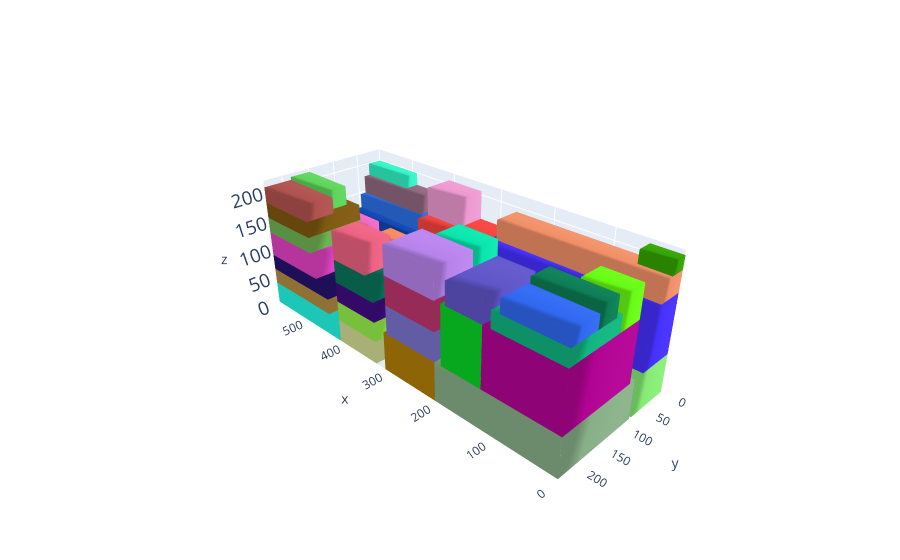

Notebook code cell kept with this figure:
### Markdown cell above
# Plot the solution

### Code cell
cont, execution_time,total_volume = MLCP_function(alpha=4.0,beta=1.0,gamma=0.2,delta=0.5,p=0.05,instance=1)

L = cont.l;W = cont.w; H = cont.h

box_dims = []
for aabb in cont.aabbs:
  box_dims.append([aabb.xmin,aabb.ymin,aabb.zmin,aabb.xmax,aabb.ymax,aabb.zmax])

bxplot.plot_container([L,W,H], box_dims)

### Figure 1 — Plotly figure (JSON) as saved in the notebook; plotly's stock layout.template omitted (floating-point values rounded to 4 significant figures)
{"data": [{"color": "rgb(133.33307867329032,233.08933413433587,116.69487157852043)", "i": [7, 0, 0, 0, 4, 4, 2, 6, 4, 0, 3, 7], "j": [3, 4, 1, 2, 5, 6, 5, 5, 0, 1, 2, 2], "k": [0, 7, 2, 3, 6, 7, 1, 2, 5, 5, 7, 6], "opacity": 1, "type": "mesh3d", "x": [0, 0, 412, 412, 0, 0, 412, 412], "y": [0, 76, 76, 0, 0, 76, 76, 0], "z": [0, 0, 0, 0, 64, 64, 64, 64]}, {"color": "rgb(134.89328159666792,174.06494416438096,134.6497367277505)", "i": [7, 0, 0, 0, 4, 4, 2, 6, 4, 0, 3, 7], "j": [3, 4, 1, 2, 5, 6, 5, 5, 0, 1, 2, 2], "k": [0, 7, 2, 3, 6, 7, 1, 2, 5, 5, 7, 6], "opacity": 1, "type": "mesh3d", "x": [0, 0, 206, 206, 0, 0, 206, 206], "y": [81, 233, 233, 81, 81, 233, 233, 81], "z": [0, 0, 0, 0, 64, 64, 64, 64]}, {"color": "rgb(197.9498654599414,197.27390741957666,5.899141306995158)", "i": [7, 0, 0, 0, 4, 4, 2, 6, 4, 0, 3, 7], "j": [3, 4, 1, 2, 5, 6, 5, 5, 0, 1, 2, 2], "k": [0, 7, 2, 3, 6, 7, 1, 2, 5, 5, 7, 6], "opacity": 1, "type": "mesh3d", "x": [415, 415, 587, 587, 415, 415, 587, 587], "y": [0, 76, 76, 0, 0, 76, 76, 0], "z": [0, 0, 0, 0, 38, 38, 38, 38]}, {"color": "rgb(34.58806281953603,249.1025596928174,229.2164707558987)", "i": [7, 0, 0, 0, 4, 4, 2, 6, 4, 0, 3, 7], "j": [3, 4, 1, 2, 5, 6, 5, 5, 0, 1, 2, 2], "k": [0, 7, 2, 3, 6, 7, 1, 2, 5, 5, 7, 6], "opacity": 1, "type": "mesh3d", "x": [415, 415, 587, 587, 415, 415, 587, 587], "y": [81, 233, 233, 81, 81, 233, 233, 81], "z": [0, 0, 0, 0, 38, 38, 38, 38]}, {"color": "rgb(41.85001578536004,161.9880666255085,32.38443838158618)", "i": [7, 0, 0, 0, 4, 4, 2, 6, 4, 0, 3, 7], "j": [3, 4, 1, 2, 5, 6, 5, 5, 0, 1, 2, 2], "k": [0, 7, 2, 3, 6, 7, 1, 2, 5, 5, 7, 6], "opacity": 1, "type": "mesh3d", "x": [415, 415, 587, 587, 415, 415, 587, 587], "y": [0, 76, 76, 0, 0, 76, 76, 0], "z": [38, 38, 38, 38, 76, 76, 76, 76]}, {"color": "rgb(178.6221859196183,139.7213639366616,65.65384057062323)", "i": [7, 0, 0, 0, 4, 4, 2, 6, 4, 0, 3, 7], "j": [3, 4, 1, 2, 5, 6, 5, 5, 0, 1, 2, 2], "k": [0, 7, 2, 3, 6, 7, 1, 2, 5, 5, 7, 6], "opacity": 1, "type": "mesh3d", "x": [440, 440, 587, 587, 440, 440, 587, 587], "y": [122, 233, 233, 122, 122, 233, 233, 122], "z": [38, 38, 38, 38, 64, 64, 64, 64]}, {"color": "rgb(69.22684319385867,48.763765591724756,254.08552084932268)", "i": [7, 0, 0, 0, 4, 4, 2, 6, 4, 0, 3, 7], "j": [3, 4, 1, 2, 5, 6, 5, 5, 0, 1, 2, 2], "k": [0, 7, 2, 3, 6, 7, 1, 2, 5, 5, 7, 6], "opacity": 1, "type": "mesh3d", "x": [0, 0, 280, 280, 0, 0, 280, 280], "y": [0, 62, 62, 0, 0, 62, 62, 0], "z": [64, 64, 64, 64, 159, 159, 159, 159]}, {"color": "rgb(177.31376941502742,3.3426554249499802,146.6638874379206)", "i": [7, 0, 0, 0, 4, 4, 2, 6, 4, 0, 3, 7], "j": [3, 4, 1, 2, 5, 6, 5, 5, 0, 1, 2, 2], "k": [0, 7, 2, 3, 6, 7, 1, 2, 5, 5, 7, 6], "opacity": 1, "type": "mesh3d", "x": [0, 0, 124, 124, 0, 0, 124, 124], "y": [93, 233, 233, 93, 93, 233, 233, 93], "z": [64, 64, 64, 64, 159, 159, 159, 159]}, {"color": "rgb(38.605655961138055,18.594341045722288,111.79974984169736)", "i": [7, 0, 0, 0, 4, 4, 2, 6, 4, 0, 3, 7], "j": [3, 4, 1, 2, 5, 6, 5, 5, 0, 1, 2, 2], "k": [0, 7, 2, 3, 6, 7, 1, 2, 5, 5, 7, 6], "opacity": 1, "type": "mesh3d", "x": [440, 440, 587, 587, 440, 440, 587, 587], "y": [122, 233, 233, 122, 122, 233, 233, 122], "z": [64, 64, 64, 64, 90, 90, 90, 90]}, {"color": "rgb(44.362568651352234,112.72259356501336,228.89423644252332)", "i": [7, 0, 0, 0, 4, 4, 2, 6, 4, 0, 3, 7], "j": [3, 4, 1, 2, 5, 6, 5, 5, 0, 1, 2, 2], "k": [0, 7, 2, 3, 6, 7, 1, 2, 5, 5, 7, 6], "opacity": 1, "type": "mesh3d", "x": [443, 443, 587, 587, 443, 443, 587, 587], "y": [0, 47, 47, 0, 0, 47, 47, 0], "z": [76, 76, 76, 76, 147, 147, 147, 147]}, {"color": "rgb(225.7247429775334,66.11223669659182,196.65036755546322)", "i": [7, 0, 0, 0, 4, 4, 2, 6, 4, 0, 3, 7], "j": [3, 4, 1, 2, 5, 6, 5, 5, 0, 1, 2, 2], "k": [0, 7, 2, 3, 6, 7, 1, 2, 5, 5, 7, 6], "opacity": 1, "type": "mesh3d", "x": [467, 467, 587, 587, 467, 467, 587, 587], "y": [131, 233, 233, 131, 131, 233, 233, 131], "z": [90, 90, 90, 90, 131, 131, 131, 131]}, {"color": "rgb(2.765159616489724,78.0946784556938,52.20365455417989)", "i": [7, 0, 0, 0, 4, 4, 2, 6, 4, 0, 3, 7], "j": [3, 4, 1, 2, 5, 6, 5, 5, 0, 1, 2, 2], "k": [0, 7, 2, 3, 6, 7, 1, 2, 5, 5, 7, 6], "opacity": 1, "type": "mesh3d", "x": [467, 467, 587, 587, 467, 467, 587, 587], "y": [81, 122, 122, 81, 81, 122, 122, 81], "z": [38, 38, 38, 38, 89, 89, 89, 89]}, {"color": "rgb(198.36195013292232,77.93192569311803,67.05287254876995)", "i": [7, 0, 0, 0, 4, 4, 2, 6, 4, 0, 3, 7], "j": [3, 4, 1, 2, 5, 6, 5, 5, 0, 1, 2, 2], "k": [0, 7, 2, 3, 6, 7, 1, 2, 5, 5, 7, 6], "opacity": 1, "type": "mesh3d", "x": [440, 440, 587, 587, 440, 440, 587, 587], "y": [47, 72, 72, 47, 47, 72, 72, 47], "z": [76, 76, 76, 76, 97, 97, 97, 97]}, {"color": "rgb(110.06457670150674,178.89676534908432,82.9723173054242)", "i": [7, 0, 0, 0, 4, 4, 2, 6, 4, 0, 3, 7], "j": [3, 4, 1, 2, 5, 6, 5, 5, 0, 1, 2, 2], "k": [0, 7, 2, 3, 6, 7, 1, 2, 5, 5, 7, 6], "opacity": 1, "type": "mesh3d", "x": [476, 476, 587, 587, 476, 476, 587, 587], "y": [135, 233, 233, 135, 135, 233, 233, 135], "z": [131, 131, 131, 131, 157, 157, 157, 157]}, {"color": "rgb(17.334950194010972,70.20396863716836,175.82825688735605)", "i": [7, 0, 0, 0, 4, 4, 2, 6, 4, 0, 3, 7], "j": [3, 4, 1, 2, 5, 6, 5, 5, 0, 1, 2, 2], "k": [0, 7, 2, 3, 6, 7, 1, 2, 5, 5, 7, 6], "opacity": 1, "type": "mesh3d", "x": [440, 440, 587, 587, 440, 440, 587, 587], "y": [47, 68, 68, 47, 47, 68, 68, 47], "z": [97, 97, 97, 97, 122, 122, 122, 122]}, {"color": "rgb(146.5700873197152,104.11946724061538,127.63376538428903)", "i": [7, 0, 0, 0, 4, 4, 2, 6, 4, 0, 3, 7], "j": [3, 4, 1, 2, 5, 6, 5, 5, 0, 1, 2, 2], "k": [0, 7, 2, 3, 6, 7, 1, 2, 5, 5, 7, 6], "opacity": 1, "type": "mesh3d", "x": [443, 443, 587, 587, 443, 443, 587, 587], "y": [0, 36, 36, 0, 0, 36, 36, 0], "z": [147, 147, 147, 147, 178, 178, 178, 178]}, {"color": "rgb(125.7944320834784,89.28407394839874,17.426084464103493)", "i": [7, 0, 0, 0, 4, 4, 2, 6, 4, 0, 3, 7], "j": [3, 4, 1, 2, 5, 6, 5, 5, 0, 1, 2, 2], "k": [0, 7, 2, 3, 6, 7, 1, 2, 5, 5, 7, 6], "opacity": 1, "type": "mesh3d", "x": [476, 476, 587, 587, 476, 476, 587, 587], "y": [135, 233, 233, 135, 135, 233, 233, 135], "z": [157, 157, 157, 157, 183, 183, 183, 183]}, {"color": "rgb(239.2512322668098,143.28282543251643,104.11798169734764)", "i": [7, 0, 0, 0, 4, 4, 2, 6, 4, 0, 3, 7], "j": [3, 4, 1, 2, 5, 6, 5, 5, 0, 1, 2, 2], "k": [0, 7, 2, 3, 6, 7, 1, 2, 5, 5, 7, 6], "opacity": 1, "type": "mesh3d", "x": [0, 0, 270, 270, 0, 0, 270, 270], "y": [0, 43, 43, 0, 0, 43, 43, 0], "z": [159, 159, 159, 159, 192, 192, 192, 192]}, {"color": "rgb(15.862448723754433,180.46926895099384,126.25076892534386)", "i": [7, 0, 0, 0, 4, 4, 2, 6, 4, 0, 3, 7], "j": [3, 4, 1, 2, 5, 6, 5, 5, 0, 1, 2, 2], "k": [0, 7, 2, 3, 6, 7, 1, 2, 5, 5, 7, 6], "opacity": 1, "type": "mesh3d", "x": [0, 0, 111, 111, 0, 0, 111, 111], "y": [135, 233, 233, 135, 135, 233, 233, 135], "z": [159, 159, 159, 159, 185, 185, 185, 185]}, {"color": "rgb(236.75029473682204,105.501966317932,195.11815301042648)", "i": [7, 0, 0, 0, 4, 4, 2, 6, 4, 0, 3, 7], "j": [3, 4, 1, 2, 5, 6, 5, 5, 0, 1, 2, 2], "k": [0, 7, 2, 3, 6, 7, 1, 2, 5, 5, 7, 6], "opacity": 1, "type": "mesh3d", "x": [497, 497, 587, 587, 497, 497, 587, 587], "y": [81, 114, 114, 81, 81, 114, 114, 81], "z": [89, 89, 89, 89, 132, 132, 132, 132]}, {"color": "rgb(209.96690736155682,220.3419139810376,148.2059712410952)", "i": [7, 0, 0, 0, 4, 4, 2, 6, 4, 0, 3, 7], "j": [3, 4, 1, 2, 5, 6, 5, 5, 0, 1, 2, 2], "k": [0, 7, 2, 3, 6, 7, 1, 2, 5, 5, 7, 6], "opacity": 1, "type": "mesh3d", "x": [329, 329, 415, 415, 329, 329, 415, 415], "y": [81, 233, 233, 81, 81, 233, 233, 81], "z": [0, 0, 0, 0, 38, 38, 38, 38]}, {"color": "rgb(51.717325259086955,242.9825948304414,197.7484398415727)", "i": [7, 0, 0, 0, 4, 4, 2, 6, 4, 0, 3, 7], "j": [3, 4, 1, 2, 5, 6, 5, 5, 0, 1, 2, 2], "k": [0, 7, 2, 3, 6, 7, 1, 2, 5, 5, 7, 6], "opacity": 1, "type": "mesh3d", "x": [489, 489, 587, 587, 489, 489, 587, 587], "y": [0, 25, 25, 0, 0, 25, 25, 0], "z": [178, 178, 178, 178, 199, 199, 199, 199]}, {"color": "rgb(174.92752103322917,81.97143537486807,78.6498014356316)", "i": [7, 0, 0, 0, 4, 4, 2, 6, 4, 0, 3, 7], "j": [3, 4, 1, 2, 5, 6, 5, 5, 0, 1, 2, 2], "k": [0, 7, 2, 3, 6, 7, 1, 2, 5, 5, 7, 6], "opacity": 1, "type": "mesh3d", "x": [476, 476, 587, 587, 476, 476, 587, 587], "y": [184, 233, 233, 184, 184, 233, 233, 184], "z": [183, 183, 183, 183, 209, 209, 209, 209]}, {"color": "rgb(48.286120741655985,103.60617843807103,239.30214799843742)", "i": [7, 0, 0, 0, 4, 4, 2, 6, 4, 0, 3, 7], "j": [3, 4, 1, 2, 5, 6, 5, 5, 0, 1, 2, 2], "k": [0, 7, 2, 3, 6, 7, 1, 2, 5, 5, 7, 6], "opacity": 1, "type": "mesh3d", "x": [0, 0, 98, 98, 0, 0, 98, 98], "y": [183, 233, 233, 183, 183, 233, 233, 183], "z": [185, 185, 185, 185, 206, 206, 206, 206]}, {"color": "rgb(10.366768599926584,209.96813935970317,37.87857231494467)", "i": [7, 0, 0, 0, 4, 4, 2, 6, 4, 0, 3, 7], "j": [3, 4, 1, 2, 5, 6, 5, 5, 0, 1, 2, 2], "k": [0, 7, 2, 3, 6, 7, 1, 2, 5, 5, 7, 6], "opacity": 1, "type": "mesh3d", "x": [124, 124, 194, 194, 124, 124, 194, 194], "y": [109, 233, 233, 109, 109, 233, 233, 109], "z": [64, 64, 64, 64, 159, 159, 159, 159]}, {"color": "rgb(52.52543958421723,162.64082520271768,2.9843518267103564)", "i": [7, 0, 0, 0, 4, 4, 2, 6, 4, 0, 3, 7], "j": [3, 4, 1, 2, 5, 6, 5, 5, 0, 1, 2, 2], "k": [0, 7, 2, 3, 6, 7, 1, 2, 5, 5, 7, 6], "opacity": 1, "type": "mesh3d", "x": [0, 0, 49, 49, 0, 0, 49, 49], "y": [0, 25, 25, 0, 0, 25, 25, 0], "z": [192, 192, 192, 192, 213, 213, 213, 213]}, {"color": "rgb(177.2920813727833,125.75446178664238,7.675990293262199)", "i": [7, 0, 0, 0, 4, 4, 2, 6, 4, 0, 3, 7], "j": [3, 4, 1, 2, 5, 6, 5, 5, 0, 1, 2, 2], "k": [0, 7, 2, 3, 6, 7, 1, 2, 5, 5, 7, 6], "opacity": 1, "type": "mesh3d", "x": [206, 206, 309, 309, 206, 206, 309, 309], "y": [81, 233, 233, 81, 81, 233, 233, 81], "z": [0, 0, 0, 0, 64, 64, 64, 64]}, {"color": "rgb(149.43589098712096,240.50986919651194,74.93576800323667)", "i": [7, 0, 0, 0, 4, 4, 2, 6, 4, 0, 3, 7], "j": [3, 4, 1, 2, 5, 6, 5, 5, 0, 1, 2, 2], "k": [0, 7, 2, 3, 6, 7, 1, 2, 5, 5, 7, 6], "opacity": 1, "type": "mesh3d", "x": [329, 329, 415, 415, 329, 329, 415, 415], "y": [143, 233, 233, 143, 143, 233, 233, 143], "z": [38, 38, 38, 38, 71, 71, 71, 71]}, {"color": "rgb(93.79750982612856,211.68577052614822,91.47898617045409)", "i": [7, 0, 0, 0, 4, 4, 2, 6, 4, 0, 3, 7], "j": [3, 4, 1, 2, 5, 6, 5, 5, 0, 1, 2, 2], "k": [0, 7, 2, 3, 6, 7, 1, 2, 5, 5, 7, 6], "opacity": 1, "type": "mesh3d", "x": [491, 491, 587, 587, 491, 491, 587, 587], "y": [148, 184, 184, 148, 148, 184, 184, 148], "z": [183, 183, 183, 183, 214, 214, 214, 214]}, {"color": "rgb(12.043589082197732,124.95496078840554,84.74673555354833)", "i": [7, 0, 0, 0, 4, 4, 2, 6, 4, 0, 3, 7], "j": [3, 4, 1, 2, 5, 6, 5, 5, 0, 1, 2, 2], "k": [0, 7, 2, 3, 6, 7, 1, 2, 5, 5, 7, 6], "opacity": 1, "type": "mesh3d", "x": [0, 0, 96, 96, 0, 0, 96, 96], "y": [147, 183, 183, 147, 147, 183, 183, 147], "z": [185, 185, 185, 185, 216, 216, 216, 216]}, {"color": "rgb(245.03933667374864,67.92122985540455,61.70127457602717)", "i": [7, 0, 0, 0, 4, 4, 2, 6, 4, 0, 3, 7], "j": [3, 4, 1, 2, 5, 6, 5, 5, 0, 1, 2, 2], "k": [0, 7, 2, 3, 6, 7, 1, 2, 5, 5, 7, 6], "opacity": 1, "type": "mesh3d", "x": [288, 288, 412, 412, 288, 288, 412, 412], "y": [0, 70, 70, 0, 0, 70, 70, 0], "z": [64, 64, 64, 64, 159, 159, 159, 159]}, {"color": "rgb(0.471952186573385,130.3458295161388,52.526500634771715)", "i": [7, 0, 0, 0, 4, 4, 2, 6, 4, 0, 3, 7], "j": [3, 4, 1, 2, 5, 6, 5, 5, 0, 1, 2, 2], "k": [0, 7, 2, 3, 6, 7, 1, 2, 5, 5, 7, 6], "opacity": 1, "type": "mesh3d", "x": [416, 416, 467, 467, 416, 416, 467, 467], "y": [81, 122, 122, 81, 81, 122, 122, 81], "z": [38, 38, 38, 38, 98, 98, 98, 98]}, {"color": "rgb(63.53068974078473,12.438079072293963,130.58081010697543)", "i": [7, 0, 0, 0, 4, 4, 2, 6, 4, 0, 3, 7], "j": [3, 4, 1, 2, 5, 6, 5, 5, 0, 1, 2, 2], "k": [0, 7, 2, 3, 6, 7, 1, 2, 5, 5, 7, 6], "opacity": 1, "type": "mesh3d", "x": [329, 329, 415, 415, 329, 329, 415, 415], "y": [143, 233, 233, 143, 143, 233, 233, 143], "z": [71, 71, 71, 71, 104, 104, 104, 104]}, {"color": "rgb(103.49728704291256,249.427764060187,20.950119509569713)", "i": [7, 0, 0, 0, 4, 4, 2, 6, 4, 0, 3, 7], "j": [3, 4, 1, 2, 5, 6, 5, 5, 0, 1, 2, 2], "k": [0, 7, 2, 3, 6, 7, 1, 2, 5, 5, 7, 6], "opacity": 1, "type": "mesh3d", "x": [0, 0, 60, 60, 0, 0, 60, 60], "y": [93, 134, 134, 93, 93, 134, 134, 93], "z": [159, 159, 159, 159, 210, 210, 210, 210]}, {"color": "rgb(122.7240263875588,114.81947289276481,206.08423342871023)", "i": [7, 0, 0, 0, 4, 4, 2, 6, 4, 0, 3, 7], "j": [3, 4, 1, 2, 5, 6, 5, 5, 0, 1, 2, 2], "k": [0, 7, 2, 3, 6, 7, 1, 2, 5, 5, 7, 6], "opacity": 1, "type": "mesh3d", "x": [206, 206, 302, 302, 206, 206, 302, 302], "y": [91, 233, 233, 91, 91, 233, 233, 91], "z": [64, 64, 64, 64, 111, 111, 111, 111]}, {"color": "rgb(8.42754696371541,116.37070894333571,89.69893223327928)", "i": [7, 0, 0, 0, 4, 4, 2, 6, 4, 0, 3, 7], "j": [3, 4, 1, 2, 5, 6, 5, 5, 0, 1, 2, 2], "k": [0, 7, 2, 3, 6, 7, 1, 2, 5, 5, 7, 6], "opacity": 1, "type": "mesh3d", "x": [329, 329, 415, 415, 329, 329, 415, 415], "y": [157, 233, 233, 157, 157, 233, 233, 157], "z": [104, 104, 104, 104, 142, 142, 142, 142]}, {"color": "rgb(94.78196204162384,85.2821798312119,198.5267454318363)", "i": [7, 0, 0, 0, 4, 4, 2, 6, 4, 0, 3, 7], "j": [3, 4, 1, 2, 5, 6, 5, 5, 0, 1, 2, 2], "k": [0, 7, 2, 3, 6, 7, 1, 2, 5, 5, 7, 6], "opacity": 1, "type": "mesh3d", "x": [124, 124, 186, 186, 124, 124, 186, 186], "y": [137, 233, 233, 137, 137, 233, 233, 137], "z": [159, 159, 159, 159, 195, 195, 195, 195]}, {"color": "rgb(178.9986920864983,43.256121876303354,121.2349628372924)", "i": [7, 0, 0, 0, 4, 4, 2, 6, 4, 0, 3, 7], "j": [3, 4, 1, 2, 5, 6, 5, 5, 0, 1, 2, 2], "k": [0, 7, 2, 3, 6, 7, 1, 2, 5, 5, 7, 6], "opacity": 1, "type": "mesh3d", "x": [364, 364, 415, 415, 364, 364, 415, 415], "y": [81, 141, 141, 81, 81, 141, 141, 81], "z": [38, 38, 38, 38, 79, 79, 79, 79]}, {"color": "rgb(245.63070753110404,135.146304828461,92.543317092859)", "i": [7, 0, 0, 0, 4, 4, 2, 6, 4, 0, 3, 7], "j": [3, 4, 1, 2, 5, 6, 5, 5, 0, 1, 2, 2], "k": [0, 7, 2, 3, 6, 7, 1, 2, 5, 5, 7, 6], "opacity": 1, "type": "mesh3d", "x": [419, 419, 467, 467, 419, 419, 467, 467], "y": [81, 117, 117, 81, 81, 117, 117, 81], "z": [98, 98, 98, 98, 129, 129, 129, 129]}, {"color": "rgb(235.60635324276882,97.84775972338106,130.423769061707)", "i": [7, 0, 0, 0, 4, 4, 2, 6, 4, 0, 3, 7], "j": [3, 4, 1, 2, 5, 6, 5, 5, 0, 1, 2, 2], "k": [0, 7, 2, 3, 6, 7, 1, 2, 5, 5, 7, 6], "opacity": 1, "type": "mesh3d", "x": [344, 344, 415, 415, 344, 344, 415, 415], "y": [185, 233, 233, 185, 185, 233, 233, 185], "z": [142, 142, 142, 142, 189, 189, 189, 189]}, {"color": "rgb(189.29528882808196,54.14822790959889,108.34389088331439)", "i": [7, 0, 0, 0, 4, 4, 2, 6, 4, 0, 3, 7], "j": [3, 4, 1, 2, 5, 6, 5, 5, 0, 1, 2, 2], "k": [0, 7, 2, 3, 6, 7, 1, 2, 5, 5, 7, 6], "opacity": 1, "type": "mesh3d", "x": [206, 206, 302, 302, 206, 206, 302, 302], "y": [91, 233, 233, 91, 91, 233, 233, 91], "z": [111, 111, 111, 111, 158, 158, 158, 158]}, {"color": "rgb(235.8698023917215,152.88770722749396,207.96720757651235)", "i": [7, 0, 0, 0, 4, 4, 2, 6, 4, 0, 3, 7], "j": [3, 4, 1, 2, 5, 6, 5, 5, 0, 1, 2, 2], "k": [0, 7, 2, 3, 6, 7, 1, 2, 5, 5, 7, 6], "opacity": 1, "type": "mesh3d", "x": [341, 341, 412, 412, 341, 341, 412, 412], "y": [0, 48, 48, 0, 0, 48, 48, 0], "z": [159, 159, 159, 159, 206, 206, 206, 206]}, {"color": "rgb(182.9587797111556,130.5668124265975,234.11537894205208)", "i": [7, 0, 0, 0, 4, 4, 2, 6, 4, 0, 3, 7], "j": [3, 4, 1, 2, 5, 6, 5, 5, 0, 1, 2, 2], "k": [0, 7, 2, 3, 6, 7, 1, 2, 5, 5, 7, 6], "opacity": 1, "type": "mesh3d", "x": [206, 206, 302, 302, 206, 206, 302, 302], "y": [162, 233, 233, 162, 162, 233, 233, 162], "z": [158, 158, 158, 158, 205, 205, 205, 205]}, {"color": "rgb(10.488515894196173,228.25689855567458,172.71959386732834)", "i": [7, 0, 0, 0, 4, 4, 2, 6, 4, 0, 3, 7], "j": [3, 4, 1, 2, 5, 6, 5, 5, 0, 1, 2, 2], "k": [0, 7, 2, 3, 6, 7, 1, 2, 5, 5, 7, 6], "opacity": 1, "type": "mesh3d", "x": [206, 206, 277, 277, 206, 206, 277, 277], "y": [114, 162, 162, 114, 114, 162, 162, 114], "z": [158, 158, 158, 158, 205, 205, 205, 205]}], "layout": {"autosize": false, "margin": {"b": 0, "l": 0, "r": 0, "t": 0}, "paper_bgcolor": "rgba(0,0,0,0)", "scene": {"camera": {"center": {"x": 0, "y": 0, "z": 0}, "eye": {"x": -2, "y": 2, "z": 1.5}, "up": {"x": 0, "y": 0, "z": 1}}, "xaxis": {"nticks": 10, "range": [0, 587], "showspikes": false}, "yaxis": {"nticks": 5, "range": [0, 233], "showspikes": false}, "zaxis": {"nticks": 5, "range": [0, 220], "tickfont": {"size": 15}}}}}
